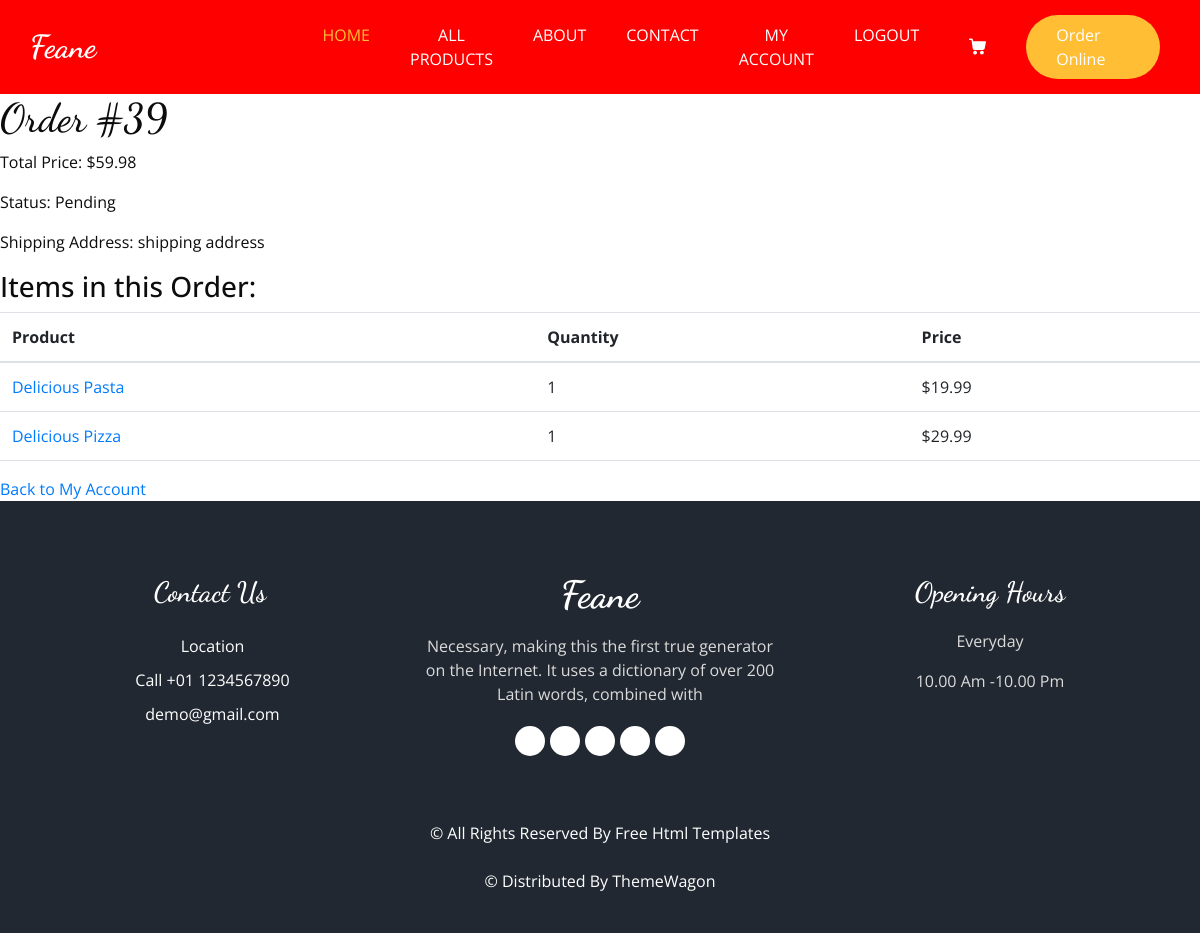
/order/39/ (signed in), run on the app's committed database.
### ecomm_app/models.py (models this page shows, shortened)
class Order(models.Model):
    user = models.ForeignKey(get_user_model(), on_delete=models.CASCADE)
    total_price = models.DecimalField(max_digits=10, decimal_places=2)
    ordered_at = models.DateTimeField(auto_now_add=True)
    status = models.CharField(max_length=50, default='Pending')
    billing_address = models.CharField(max_length=255)
    shipping_address = models.CharField(max_length=255)
    shipping_method = models.ForeignKey(ShippingMethod, on_delete=models.SET_NULL, null=True)
    payment_method = models.ForeignKey(PaymentMethod, on_delete=models.SET_NULL, null=True)

class OrderItem(models.Model):
    order = models.ForeignKey(Order, related_name="orderitems", on_delete=models.CASCADE)
    product = models.ForeignKey(Product,related_name='orderitems', on_delete=models.CASCADE)
    quantity = models.PositiveIntegerField()
    price = models.DecimalField(max_digits=10, decimal_places=2)
    color = models.ForeignKey(Color, on_delete=models.CASCADE, null=True, blank=True)  # Add color field

class Product(models.Model):
    name = models.CharField(max_length=200)
    description = models.TextField()
    price = models.DecimalField(max_digits=10, decimal_places=2)
    image = models.ImageField(upload_to='product_images/', null=True, blank=True)
    category = models.ForeignKey(Category, related_name='products', on_delete=models.CASCADE, null=True, blank=True)
    stock = models.PositiveIntegerField(default=0)  # Field to store the available quantity in stock.
    colors = models.ManyToManyField('Color',blank=True, related_name='products')  # Many-to-many relationship with Color

### ecomm_app/views.py (the view)
# urls.py: path('order/<int:order_id>/', views.order_details, name='order_details'),
@login_required
def order_details(request, order_id):
    order = get_object_or_404(Order, id=order_id, user=request.user)
    order_items = order.orderitems.all()  # This retrieves all OrderItem objects related to the Order
    return render(request, 'ecomm/order_details.html', {'order': order, 'order_items': order_items})

### ecomm_app/templates/ecomm/order_details.html
{% extends "ecomm/base.html" %}
{% block content %}
  <div class="order-details-container">
    <h1>Order #{{ order.id }}</h1>
    <p>Total Price: ${{ order.total_price }}</p>
    <p>Status: {{ order.status }}</p>
    <p>Shipping Address: {{ order.shipping_address }}</p>
    <h3>Items in this Order:</h3>
    <table class="table">
      <thead>
        <tr>
          <th>Product</th>
          <th>Quantity</th>
          <th>Price</th>
        </tr>
      </thead>
      <tbody>
        {% for item in order_items %}
          <tr>
            <td><a href="{% url 'product_detail' item.product.id %}"> {{ item.product.name }}</a></td>
            <td>{{ item.quantity }}</td>
            <td>${{ item.price }}</td>
          </tr>
        {% endfor %}
      </tbody>
    </table>
    <a href="{% url 'my_account' %}">Back to My Account</a>
  </div>
{% endblock %}

### ecomm_app/static/css/style.css (style rules this page uses)
body { font-family: "Open Sans", sans-serif; color: #0c0c0c; background-color: #ffffff; overflow-x: hidden; }
h1, h2 { font-family: 'Dancing Script', cursive; }
a, a:hover, a:focus { text-decoration: none; }

### data on the page
Order: id "39", total_price "59.98", status "Pending", shipping_address "shipping address"
OrderItem: product.name "Delicious Pasta", quantity "1", price "19.99"
OrderItem: product.name "Delicious Pizza", quantity "1", price "29.99"
